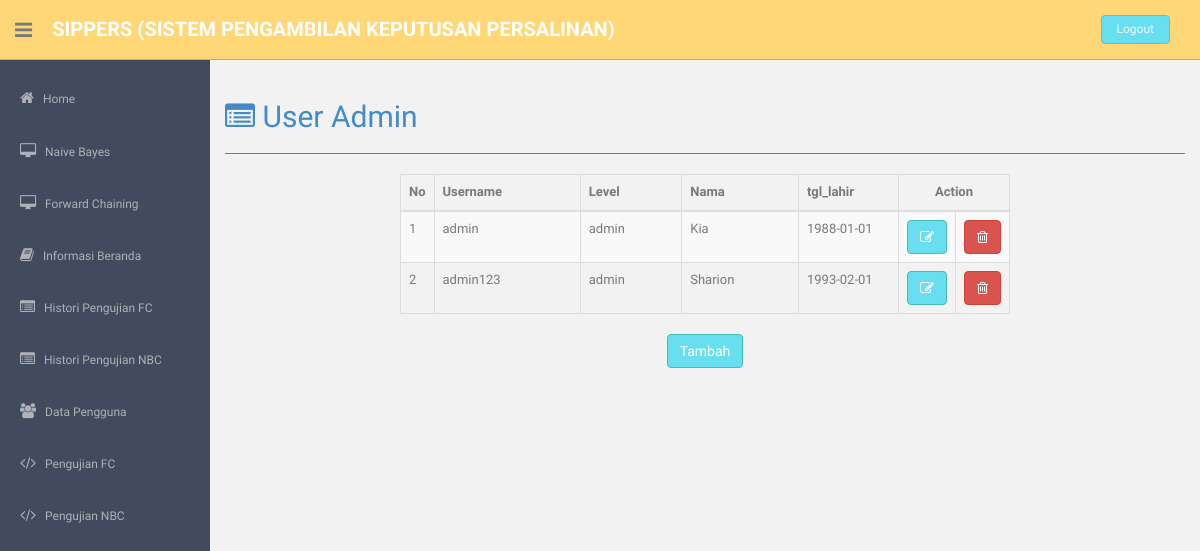
The page /admin/theme/index.php?page=user (signed in) on the database its author committed.
### tables this page shows
CREATE TABLE `daftar_user` (
  `id_user` int(5) NOT NULL AUTO_INCREMENT,
  `username` varchar(50) DEFAULT NULL,
  `nama` varchar(35) DEFAULT NULL,
  `level` varchar(50) DEFAULT 'pasien',
  `password` varchar(255) DEFAULT NULL,
  `tgl_lahir` date DEFAULT NULL,
  `tgl_diagnosa` date DEFAULT NULL,
  `hasil` varchar(30) DEFAULT '',
  `keterangan` varchar(35) DEFAULT '',
  `noip` varchar(50) DEFAULT '',
  `hasil_fc` varchar(50) DEFAULT NULL,
  PRIMARY KEY (`id_user`)
);

### admin/user/lihat_user.php (the view)
<?php
include "../config/koneksi.php";
echo"<h2><a  href='?page=user'><i class='fa fa-list-alt'></i> User Admin</a></h2><hr>";
?>
	<form method="post" action="?page=input_user" class="col-md-8 col-md-offset-2">
		<table class="table table-bordered table-striped" >
		<thead class="cf">
		<tr>
			<th style="width:30px;" >No</th>
			<th >Username</th>
			<th >Level</th>
			<th >Nama</th>
			<th style="width:100px;">tgl_lahir</th>
			<th colspan="2" class="col-md-1"><center>Action</center></th></tr>
		</thead>
		<tbody>
		<?php
		$query=mysqli_query($con,"SELECT * FROM daftar_user WHERE level='admin' ORDER BY id_user");
		$no=0;
		while ($hasil=mysqli_fetch_array($query)) {
		$no++;
		echo "<tr><td>$no</td>
			  <td>$hasil[username]</td>
			  <td>$hasil[level]</td>
			  <td>$hasil[nama]</td>
			  <td>$hasil[tgl_lahir]</td>
			  <td><a href='?page=edit_user&id=$hasil[id_user]'> <button type='button' class='btn btn-theme'><i class='fa fa-edit'></i></button></a></td>
			  <td><a href='?page=act_hapus_user&id=$hasil[id_user]' onclick='return confirm(\"Anda yakin ingin menghapus data ini ?\")'> <button type='button' class='btn btn-danger'> <i class='fa fa-trash-o'></i></button></a></td></tr>";
		}
		?>
		</tbody>
		</table>
	<center><button class="btn btn-theme" type="submit" >Tambah</button></center>
</form>

### admin/theme/assets/css/style.css (style rules this page uses)
body { color: #797979; background: #f2f2f2; font-family: 'Ruda', sans-serif; padding: 0px !important; margin: 0px !important; font-size:13px; }
a, a:hover, a:focus { text-decoration: none; outline: none; }
.btn-theme { color: #fff; background-color: #68dff0; border-color: #48bcb4; }
hr { margin-top: 20px; margin-bottom: 20px; border: 0; border-top: 1px solid #797979; }

### rows shown on the page
daftar_user: username "admin", level "admin", nama "Kia", tgl_lahir "1988-01-01"
daftar_user: username "admin123", level "admin", nama "Sharion", tgl_lahir "1993-02-01"
